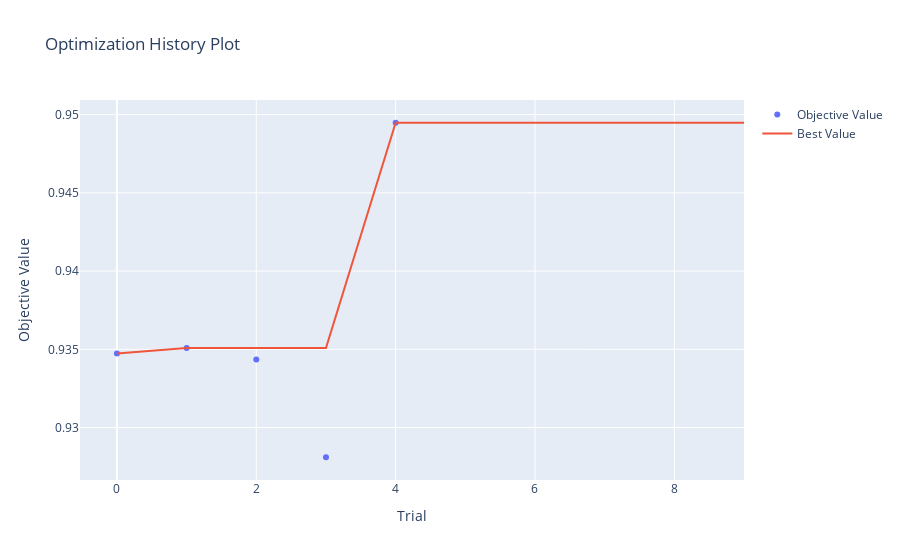

Write notebook code for a chart like this one.
### Code cell
plotly_config = {"staticPlot": True}

fig = plot_optimization_history(study)
fig.show(config=plotly_config)

### Figure 1 — Plotly figure (JSON) as saved in the notebook; plotly's stock layout.template omitted (floating-point values rounded to 4 significant figures)
{"data": [{"mode": "markers", "name": "Objective Value", "type": "scatter", "x": [0, 1, 2, 3, 4], "y": [0.9347, 0.9351, 0.9343, 0.9281, 0.9495]}, {"mode": "lines", "name": "Best Value", "type": "scatter", "x": [0, 1, 2, 3, 4, 5, 6, 7, 8, 9], "y": [0.9347, 0.9351, 0.9351, 0.9351, 0.9495, 0.9495, 0.9495, 0.9495, 0.9495, 0.9495]}, {"marker": {"color": "#cccccc"}, "mode": "markers", "name": "Infeasible Trial", "showlegend": false, "type": "scatter", "x": [], "y": []}], "layout": {"title": {"text": "Optimization History Plot"}, "xaxis": {"title": {"text": "Trial"}}, "yaxis": {"title": {"text": "Objective Value"}}}}
